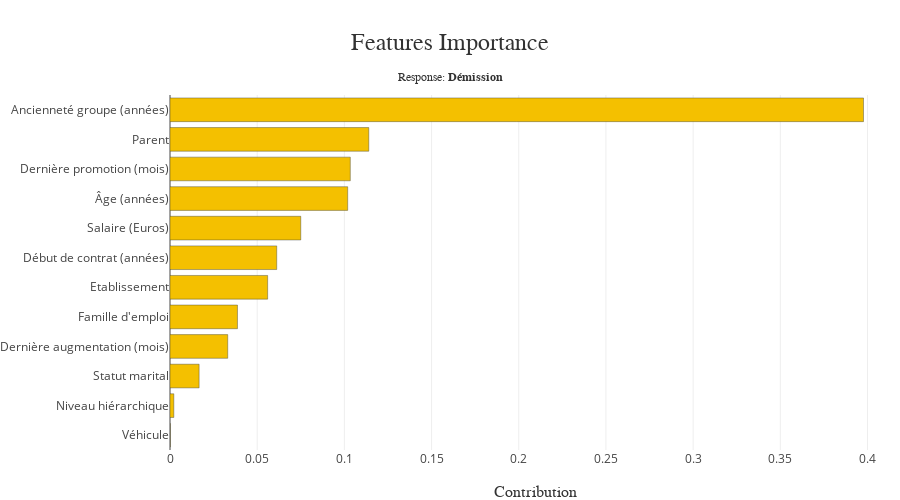

Notebook code for this chart:
### Markdown cell above
According to this graph, the "Parent" feature is the most important one. Indeed, the SHAP contribution are positive for this feature if the employee is not a parent. It is coherent with the data (as seen before) however this link was not very strong, the absolute value of the SHAP contribution is quite low (< 0.2).

### Code cell
xpl.plot.features_importance()

### Figure 1 — Plotly figure (JSON) as saved in the notebook; plotly's stock layout.template omitted (floating-point values rounded to 4 significant figures)
{"data": [{"marker": {"color": ["rgba(244, 192, 0, 1.0)", "rgba(244, 192, 0, 1.0)", "rgba(244, 192, 0, 1.0)", "rgba(244, 192, 0, 1.0)", "rgba(244, 192, 0, 1.0)", "rgba(244, 192, 0, 1.0)", "rgba(244, 192, 0, 1.0)", "rgba(244, 192, 0, 1.0)", "rgba(244, 192, 0, 1.0)", "rgba(244, 192, 0, 1.0)", "rgba(244, 192, 0, 1.0)", "rgba(244, 192, 0, 1.0)"], "line": {"color": "rgba(52, 55, 54, 0.8)", "width": 0.5}}, "name": "Global", "orientation": "h", "type": "bar", "x": [0.0001, 0.0022, 0.0167, 0.0331, 0.0387, 0.056, 0.0612, 0.075, 0.1019, 0.1034, 0.114, 0.3977], "y": ["Véhicule", "Niveau hiérarchique", "Statut marital", "Dernière augmentation (mois)", "Famille d'emploi", "Etablissement", "Début de contrat (années)", "Salaire (Euros)", "Âge (années)", "Dernière promotion (mois)", "Parent", "Ancienneté groupe (années)"]}], "layout": {"autosize": false, "barmode": "group", "height": 500, "hovermode": "closest", "margin": {"b": 50, "l": 160, "r": 0, "t": 95}, "title": {"font": {"color": "rgb(50, 50, 50)", "family": "Arial", "size": 24}, "text": "Features Importance<span style='font-size: 12px;'><br />Response: <b>Démission</b></span>", "x": 0.5, "xanchor": "center", "y": 0.9, "yanchor": "middle"}, "width": 900, "xaxis": {"automargin": true, "title": {"font": {"color": "rgb(50, 50, 50)", "family": "Arial Black", "size": 16}, "text": "Contribution"}}, "yaxis": {"automargin": true, "title": {"font": {"color": "rgb(50, 50, 50)", "family": "Arial Black", "size": 16}}}}}
